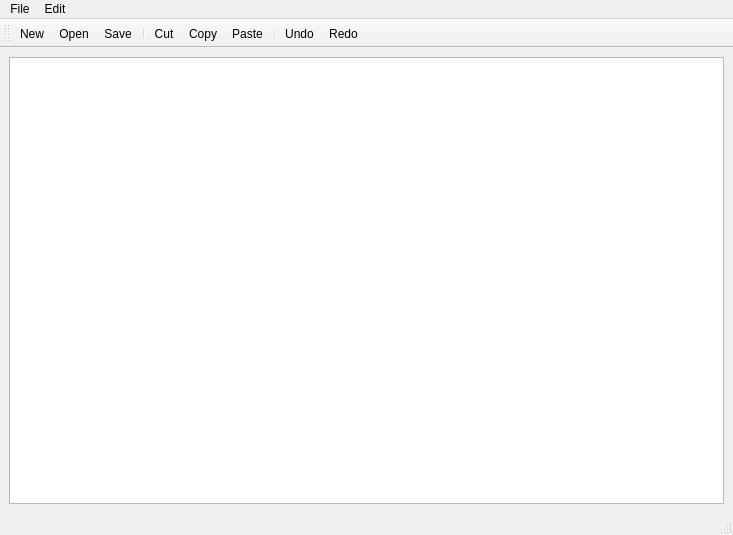
<?xml version="1.0" encoding="UTF-8"?>
<ui version="4.0">
 <class>MainWindow</class>
 <widget class="QMainWindow" name="MainWindow">
  <property name="geometry">
   <rect>
    <x>0</x>
    <y>0</y>
    <width>733</width>
    <height>535</height>
   </rect>
  </property>
  <property name="windowTitle">
   <string>MainWindow</string>
  </property>
  <widget class="QWidget" name="centralwidget">
   <layout class="QVBoxLayout" name="verticalLayout">
    <item>
     <widget class="QTextEdit" name="textEdit"/>
    </item>
   </layout>
  </widget>
  <widget class="QMenuBar" name="menubar">
   <property name="geometry">
    <rect>
     <x>0</x>
     <y>0</y>
     <width>733</width>
     <height>25</height>
    </rect>
   </property>
   <widget class="QMenu" name="menuFile">
    <property name="title">
     <string>File</string>
    </property>
    <addaction name="actionNew"/>
    <addaction name="actionOpen"/>
    <addaction name="separator"/>
    <addaction name="actionSave"/>
    <addaction name="actionSave_As"/>
   </widget>
   <widget class="QMenu" name="menuEdit">
    <property name="title">
     <string>Edit</string>
    </property>
    <addaction name="actionCut"/>
    <addaction name="actionCopy"/>
    <addaction name="actionPaste"/>
    <addaction name="separator"/>
    <addaction name="actionUndo"/>
    <addaction name="actionRedo"/>
    <addaction name="actionFont_Preferences"/>
   </widget>
   <addaction name="menuFile"/>
   <addaction name="menuEdit"/>
  </widget>
  <widget class="QStatusBar" name="statusbar"/>
  <widget class="QToolBar" name="toolBar">
   <property name="windowTitle">
    <string>toolBar</string>
   </property>
   <attribute name="toolBarArea">
    <enum>TopToolBarArea</enum>
   </attribute>
   <attribute name="toolBarBreak">
    <bool>false</bool>
   </attribute>
   <addaction name="actionNew"/>
   <addaction name="actionOpen"/>
   <addaction name="actionSave"/>
   <addaction name="separator"/>
   <addaction name="actionCut"/>
   <addaction name="actionCopy"/>
   <addaction name="actionPaste"/>
   <addaction name="separator"/>
   <addaction name="actionUndo"/>
   <addaction name="actionRedo"/>
  </widget>
  <action name="actionNew">
   <property name="icon">
    <iconset resource="resource.qrc">
     <normaloff>:/icons/icons/add-file.png</normaloff>:/icons/icons/add-file.png</iconset>
   </property>
   <property name="text">
    <string>New</string>
   </property>
  </action>
  <action name="actionOpen">
   <property name="icon">
    <iconset resource="resource.qrc">
     <normaloff>:/icons/icons/open.png</normaloff>:/icons/icons/open.png</iconset>
   </property>
   <property name="text">
    <string>Open</string>
   </property>
  </action>
  <action name="actionSave">
   <property name="icon">
    <iconset resource="resource.qrc">
     <normaloff>:/icons/icons/floppy-disk.png</normaloff>:/icons/icons/floppy-disk.png</iconset>
   </property>
   <property name="text">
    <string>Save</string>
   </property>
  </action>
  <action name="actionSave_As">
   <property name="icon">
    <iconset resource="resource.qrc">
     <normaloff>:/icons/icons/saveas.png</normaloff>:/icons/icons/saveas.png</iconset>
   </property>
   <property name="text">
    <string>Save As</string>
   </property>
  </action>
  <action name="actionCut">
   <property name="icon">
    <iconset resource="resource.qrc">
     <normaloff>:/icons/icons/cut2.png</normaloff>:/icons/icons/cut2.png</iconset>
   </property>
   <property name="text">
    <string>Cut</string>
   </property>
  </action>
  <action name="actionCopy">
   <property name="icon">
    <iconset resource="resource.qrc">
     <normaloff>:/icons/icons/copy2.png</normaloff>:/icons/icons/copy2.png</iconset>
   </property>
   <property name="text">
    <string>Copy</string>
   </property>
  </action>
  <action name="actionPaste">
   <property name="icon">
    <iconset resource="resource.qrc">
     <normaloff>:/icons/icons/paste.png</normaloff>:/icons/icons/paste.png</iconset>
   </property>
   <property name="text">
    <string>Paste</string>
   </property>
  </action>
  <action name="actionUndo">
   <property name="icon">
    <iconset resource="resource.qrc">
     <normaloff>:/icons/icons/undo.png</normaloff>:/icons/icons/undo.png</iconset>
   </property>
   <property name="text">
    <string>Undo</string>
   </property>
  </action>
  <action name="actionRedo">
   <property name="icon">
    <iconset resource="resource.qrc">
     <normaloff>:/icons/icons/redo.png</normaloff>:/icons/icons/redo.png</iconset>
   </property>
   <property name="text">
    <string>Redo</string>
   </property>
  </action>
  <action name="actionFont_Preferences">
   <property name="text">
    <string>Font Preferences</string>
   </property>
  </action>
 </widget>
 <resources>
  <include location="resource.qrc"/>
 </resources>
 <connections/>
</ui>
